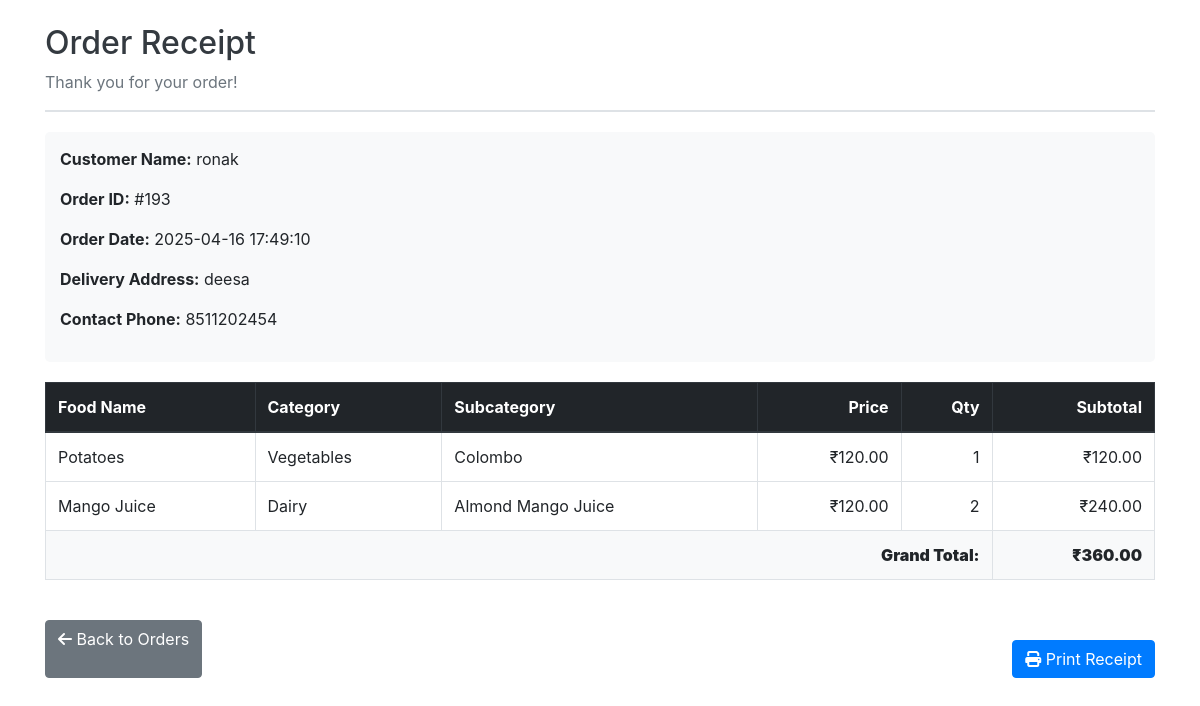
Page /front-end/bill.php?order_id=193&user_id=1 (signed in) on the committed database.
### tables this page shows
CREATE TABLE `users` (
  `id` int(11) NOT NULL,
  `role_id` int(11) NOT NULL DEFAULT 2,
  `full_name` varchar(255) DEFAULT NULL,
  `email` varchar(255) NOT NULL,
  `password` varchar(255) NOT NULL,
  `mobile` bigint(10) NOT NULL,
  `status` tinyint(5) NOT NULL,
  `create_date` date DEFAULT current_timestamp(),
  `update_date` date DEFAULT NULL,
  `delete_date` date DEFAULT NULL
);

CREATE TABLE `orders` (
  `id` int(11) NOT NULL,
  `user_id` int(11) NOT NULL,
  `address` text NOT NULL,
  `phone` varchar(15) NOT NULL,
  `address_id` int(11) DEFAULT NULL,
  `subtotal` decimal(10,2) NOT NULL,
  `delivery_charge` decimal(10,2) DEFAULT 0.00,
  `total_price` decimal(10,2) NOT NULL,
  `order_date` datetime NOT NULL DEFAULT current_timestamp(),
  `payment_method` varchar(50) NOT NULL DEFAULT 'Cash on Delivery',
  `create_date` datetime DEFAULT current_timestamp(),
  `update_date` datetime DEFAULT current_timestamp() ON UPDATE current_timestamp(),
  `delete_date` datetime DEFAULT NULL,
  `total` decimal(10,2) NOT NULL,
  `status` enum('pending','delivered','cancelled') NOT NULL DEFAULT 'pending',
  `food_name` varchar(255) DEFAULT NULL,
  `category` varchar(255) DEFAULT NULL,
  `subcategory` varchar(255) DEFAULT NULL,
  `quantity` int(11) DEFAULT NULL
);

CREATE TABLE `order_items` (
  `id` int(11) NOT NULL,
  `order_id` int(11) NOT NULL,
  `food_id` int(11) NOT NULL,
  `subcategory_id` int(11) NOT NULL,
  `quantity` int(11) DEFAULT NULL,
  `unit_amount` float DEFAULT NULL,
  `amount` float DEFAULT NULL,
  `status` tinyint(5) DEFAULT NULL,
  `create_date` date DEFAULT NULL,
  `update_date` date DEFAULT NULL,
  `delete_date` date DEFAULT NULL,
  `food_name` varchar(255) NOT NULL,
  `category` varchar(255) NOT NULL,
  `subcategory` varchar(255) NOT NULL,
  `price` decimal(10,2) NOT NULL
);

CREATE TABLE `foods` (
  `id` int(11) NOT NULL,
  `user_id` int(11) NOT NULL,
  `category_id` int(11) NOT NULL,
  `name` varchar(100) DEFAULT NULL,
  `description` varchar(255) DEFAULT NULL,
  `weight` decimal(10,2) DEFAULT NULL,
  `weight_type` varchar(20) DEFAULT NULL,
  `status` tinyint(5) DEFAULT NULL,
  `category_name` varchar(200) NOT NULL,
  `user_name` varchar(200) NOT NULL,
  `create_date` date NOT NULL DEFAULT current_timestamp(),
  `update_date` date DEFAULT NULL,
  `delete_date` date DEFAULT NULL,
  `subcategory_id` int(11) DEFAULT NULL,
  `price` decimal(10,2) NOT NULL,
  `image` varchar(255) DEFAULT NULL
);

CREATE TABLE `categories` (
  `id` int(11) NOT NULL,
  `parent_id` varchar(100) DEFAULT NULL,
  `name` varchar(100) NOT NULL,
  `status` tinyint(5) DEFAULT NULL,
  `image` varchar(100) NOT NULL,
  `create_date` date NOT NULL DEFAULT current_timestamp(),
  `update_date` date DEFAULT NULL,
  `delete_date` date DEFAULT NULL
);

CREATE TABLE `food_subcategories` (
  `id` int(11) NOT NULL,
  `food_id` int(11) NOT NULL,
  `name` varchar(255) NOT NULL,
  `price` decimal(10,2) NOT NULL,
  `status` tinyint(4) DEFAULT 1
);

### front-end/bill.php (the view, shortened to what this page needs)
<?php
include('../db_connect/connection.php');
$order_id = filter_input(INPUT_GET, 'order_id', FILTER_VALIDATE_INT);
$user_id = filter_input(INPUT_GET, 'user_id', FILTER_VALIDATE_INT);
$orderQuery = "SELECT * FROM orders WHERE id = ? AND user_id = ?";
$stmt = $con->prepare($orderQuery);
$stmt->bind_param("ii", $order_id, $user_id);
$stmt->execute();
$orderResult = $stmt->get_result();
$order = $orderResult->fetch_assoc();
$userQuery = "SELECT full_name FROM users WHERE id = ?";
$userStmt = $con->prepare($userQuery);
$userStmt->bind_param("i", $user_id);
$userStmt->execute();
$userResult = $userStmt->get_result();
$user = $userResult->fetch_assoc();
$itemsQuery = "
    SELECT
        f.name AS food_name,
        c.name AS category,
        s.name AS subcategory,
        oi.quantity,
        oi.price
    FROM order_items oi
    JOIN foods f ON oi.food_id = f.id
    LEFT JOIN food_subcategories s ON oi.subcategory_id = s.id
    LEFT JOIN categories c ON f.category_id = c.id
    WHERE oi.order_id = ?
";
$itemsStmt = $con->prepare($itemsQuery);
$itemsStmt->bind_param("i", $order_id);
$itemsStmt->execute();
$itemsResult = $itemsStmt->get_result();
?>
<!DOCTYPE html>
<html lang="en">
<head>
    <link rel="stylesheet" href="css/bootstrap.min.css">
</head>
<body class="container mt-4">
    <div class="receipt-header">
        <h2 class="receipt-title">Order Receipt</h2>
        <p class="text-muted">Thank you for your order!</p>
    </div>
    <div class="receipt-details">
        <div class="row">
            <div class="col-md-6">
                <p><strong>Customer Name:</strong> <?= htmlspecialchars($user['full_name']) ?></p>
                <p><strong>Order ID:</strong> #<?= htmlspecialchars($order_id) ?></p>
                <p><strong>Order Date:</strong> <?= htmlspecialchars($order['order_date']) ?></p>
                <p><strong>Delivery Address:</strong> <?= htmlspecialchars($order['address']) ?></p>
                <p><strong>Contact Phone:</strong> <?= htmlspecialchars($order['phone']) ?></p>
            </div>
        </div>
    </div>
    <div class="table-responsive">
        <table class="table table-bordered">
            <thead class="thead-dark">
                <tr>
                    <th>Food Name</th>
                    <th>Category</th>
                    <th>Subcategory</th>
                    <th class="text-right">Price</th>
                    <th class="text-right">Qty</th>
                    <th class="text-right">Subtotal</th>
                </tr>
            </thead>
            <tbody>
                <?php
                $grand_total = 0;
                if ($itemsResult->num_rows > 0):
                    while ($item = $itemsResult->fetch_assoc()):
                        $subtotal = $item['price'] * $item['quantity'];
                        $grand_total += $subtotal;
                ?>
                <tr>
                    <td><?= htmlspecialchars($item['food_name']) ?></td>
                    <td><?= htmlspecialchars($item['category']) ?></td>
                    <td><?= htmlspecialchars($item['subcategory']) ?></td>
                    <td class="text-right">₹<?= number_format($item['price'], 2) ?></td>
                    <td class="text-right"><?= $item['quantity'] ?></td>
                    <td class="text-right">₹<?= number_format($subtotal, 2) ?></td>
                </tr>
                <?php endwhile; ?>
                <?php else: ?>
                    <tr>
                        <td colspan="6" class="text-center">No items found in this order.</td>
                    </tr>
                <?php endif; ?>
            </tbody>
            <tfoot>
                <tr class="total-row">
                    <td colspan="5" class="text-right"><strong>Grand Total:</strong></td>
                    <td class="text-right"><strong>₹<?= number_format($grand_total, 2) ?></strong></td>
                </tr>
            </tfoot>
        </table>
    </div>
    <div class="d-flex justify-content-between mt-4">
        <a href="order_history.php" class="btn btn-secondary">
            <i class="fas fa-arrow-left"></i> Back to Orders
        </a>
        <button onclick="window.print()" class="btn btn-primary print-btn">
            <i class="fas fa-print"></i> Print Receipt
        </button>
    </div>
</body>
</html>

### front-end/bill.php (style rules this page uses)
.receipt-header { border-bottom: 2px solid #dee2e6; margin-bottom: 20px; }
.receipt-title { color: #343a40; }
.receipt-details { background-color: #f8f9fa; padding: 15px; border-radius: 5px; margin-bottom: 20px; }
.table th { background-color: #343a40; color: white; }
.total-row { font-weight: bold; background-color: #f8f9fa; }
.print-btn { margin-top: 20px; }

### rows in the picture
users: full_name "ronak"
orders: order_date "2025-04-16 17:49:10", address "deesa", phone "8511202454"
order_items: food.name "Potatoes", categories.name "Vegetables", food_subcategories.name "Colombo", price "120.00", quantity "1"
order_items: food.name "Mango Juice", categories.name "Dairy", food_subcategories.name "Almond Mango Juice", price "120.00", quantity "2", subtotal "240.00"

### other values in the picture
$order_id "193"
$grand_total "360.00"
